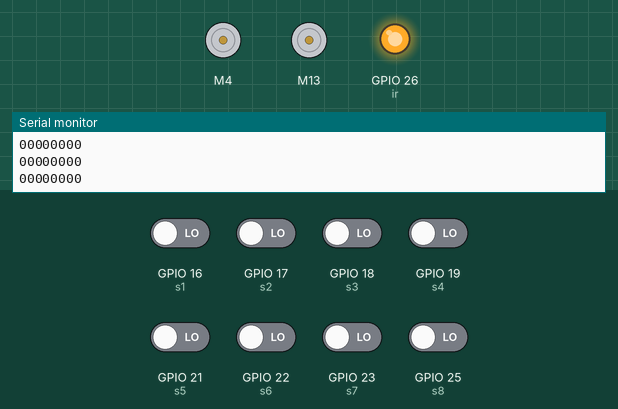
This sketch was run on a simulated ESP32. On the bench: 2 × DC motor (green arrow = forward, orange = backward, longer = faster), output pins drawn as LEDs (lit = HIGH), the last lines printed to the serial monitor. The inputs (shaded band) are chosen by the test bench; at power-on: GPIO 16 (s1), GPIO 17 (s2), GPIO 18 (s3), GPIO 19 (s4), GPIO 21 (s5), GPIO 22 (s6), GPIO 23 (s7), GPIO 25 (s8) LOW.

Above: at 1.2 s.
1.3 s: GPIO 16 (s1) driven HIGH
At 2.5 s:
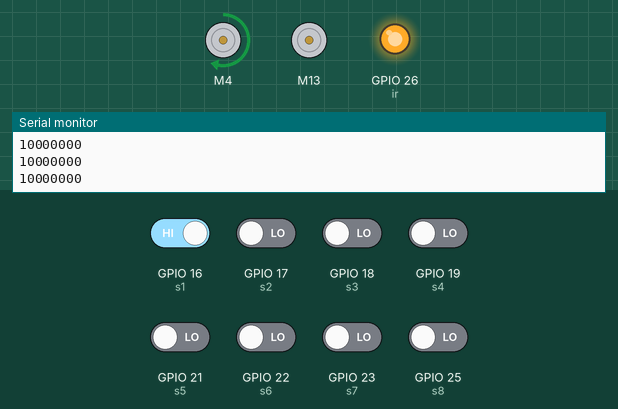
2.8 s: GPIO 17 (s2) driven HIGH
At 3.8 s:
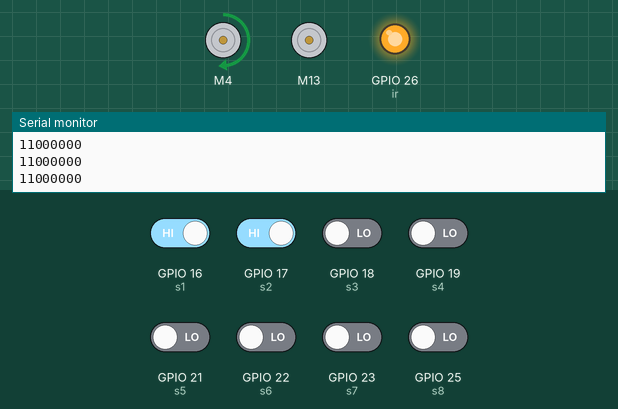
4.3 s: GPIO 17 (s2) driven LOW
At 4.9 s:
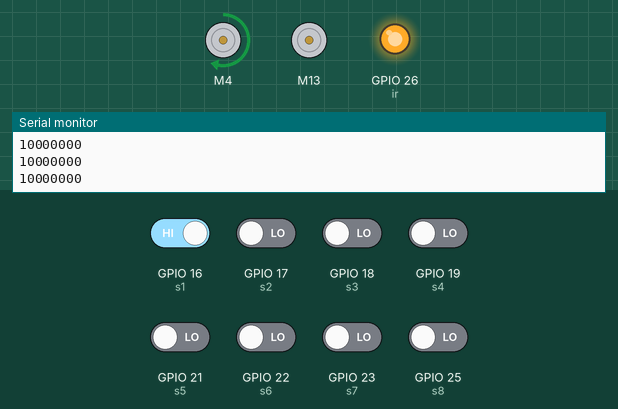
Timing chart, 0 to 7.3 s (numbered marks = the images above; inputs shaded):
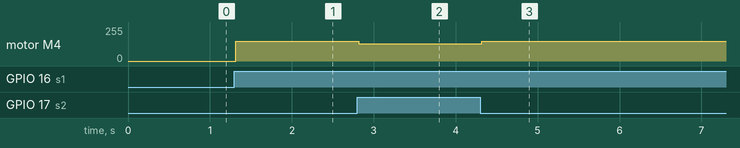

Measured:
- after the input at 1.3 s, motor M4: stopped → forward 150/255 at once
- after the input at 2.8 s, motor M4: forward 150/255 → forward 130/255 at once
- after the input at 4.3 s, motor M4: forward 130/255 → forward 150/255 at once

The sketch:

line_follower.ino
```cpp
#include <Arduino.h>
#include <TB6612_ESP32.h>

#define s1 16
#define s2 17
#define s3 18
#define s4 19
#define s5 21
#define s6 22
#define s7 23
#define s8 25
#define ir 26

#define AIN1 13
#define BIN1 4
#define AIN2 27
#define BIN2 2
#define PWMA 14
#define PWMB 15
#define STBY 33

byte data[8];

const int offsetA = 1;
const int offsetB = 1;

Motor motor1 = Motor(AIN1, AIN2, PWMA, offsetA, STBY,5000 ,8,1 );
Motor motor2 = Motor(BIN1, BIN2, PWMB, offsetB, STBY,5000 ,8,2 );

void setup() {
  Serial.begin(9600);
  pinMode(ir, OUTPUT);
  digitalWrite(ir, HIGH);

  pinMode(s1,INPUT);
  pinMode(s2,INPUT);
  pinMode(s3,INPUT);
  pinMode(s4,INPUT);
  pinMode(s5,INPUT);
  pinMode(s6,INPUT);
  pinMode(s7,INPUT);
  pinMode(s8,INPUT);

}

void loop() {
//AMBIL DATA SENSOR
data[0] = digitalRead(s1);
data[1] = digitalRead(s2);
data[2] = digitalRead(s3);
data[3] = digitalRead(s4);
data[4] = digitalRead(s5);
data[5] = digitalRead(s6);
data[6] = digitalRead(s7);
data[7] = digitalRead(s8);

//TAMPILKAN DATA SENSOR
for(int a=0;a<8;a++){
 Serial.print(data[a]);
}
Serial.println();

//SELEKSI DATA SENSOR
if(data[0]== 0 && data[1]== 0 && data[2]== 0 && data[3]== 1 && data[4]== 1 && data[5]== 0 && data[6]== 0 && data[7]==0){
 motor2.drive(230); motor1.drive(230);
delay(1);
}
else if(data[0]== 0 && data[1]== 0 && data[2]== 0 && data[3]== 0 && data[4]== 1 && data[5]== 1 && data[6]== 0 && data[7]==0){
  motor2.drive(60);motor1.drive(100);
  delay(1);
}
else if(data[0]== 0 && data[1]== 0 && data[2]== 0 && data[3]== 0 && data[4]== 0 && data[5]== 1 && data[6]== 1 && data[7]==0){
  motor2.drive(0);motor1.drive(100);
  delay(1);
}
else if(data[0]== 0 && data[1]== 0 && data[2]== 0 && data[3]== 0 && data[4]== 0 && data[5]== 0 && data[6]== 1 && data[7]==1){
  motor2.drive(0);motor1.drive(130);
  delay(1);
}
else if(data[0]== 0 && data[1]== 0 && data[2]== 0 && data[3]== 0 && data[4]== 0 && data[5]== 0 && data[6]== 0 && data[7]==1){
  motor2.drive(0);motor1.drive(150);
  delay(1);
}
else if(data[0]== 0 && data[1]== 0 && data[2]== 1 && data[3]== 1 && data[4]== 0 && data[5]== 0 && data[6]== 0 && data[7]==0){
  motor2.drive(100);motor1.drive(60);
  delay(1);
}
else if(data[0]== 0 && data[1]== 1 && data[2]== 1 && data[3]== 0 && data[4]== 0 && data[5]== 0 && data[6]== 0 && data[7]==0){
  motor2.drive(100);motor1.drive(0);
  delay(1);
}
else if(data[0]== 1 && data[1]== 1 && data[2]== 0 && data[3]== 0 && data[4]== 0 && data[5]== 0 && data[6]== 0 && data[7]==0){
  motor2.drive(130);motor1.drive(0);
  delay(1);
}
else if(data[0]== 1 && data[1]== 0 && data[2]== 0 && data[3]== 0 && data[4]== 0 && data[5]== 0 && data[6]== 0 && data[7]==0){
  motor2.drive(150);motor1.drive(0);
  delay(1);
}

}
```
